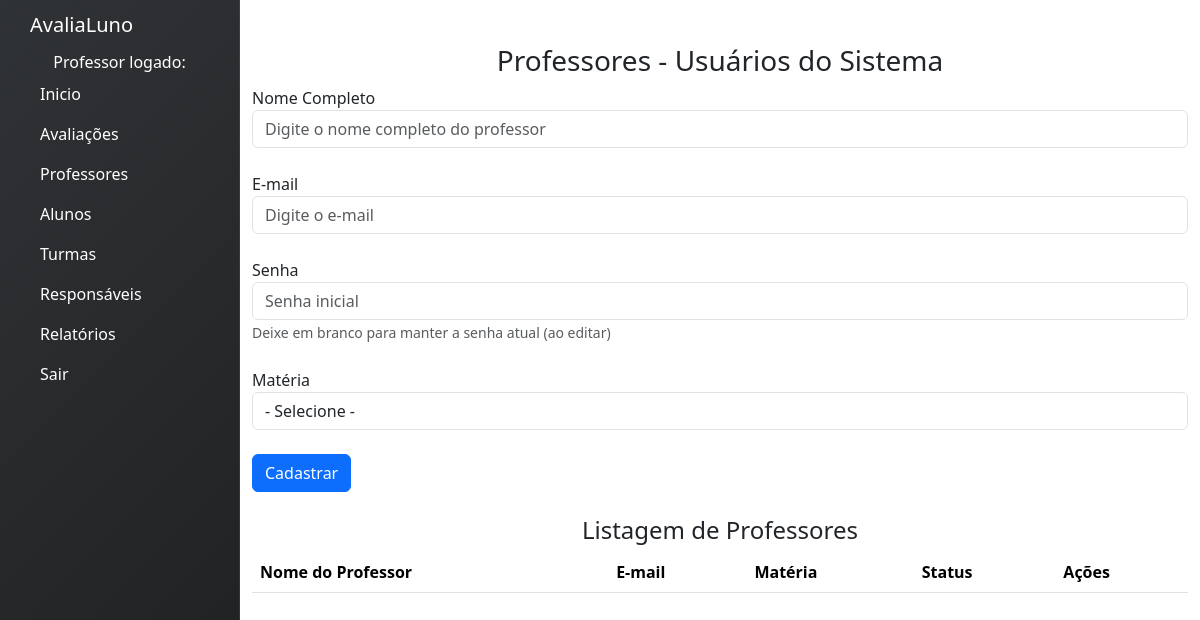
The app's page /professores, older data.
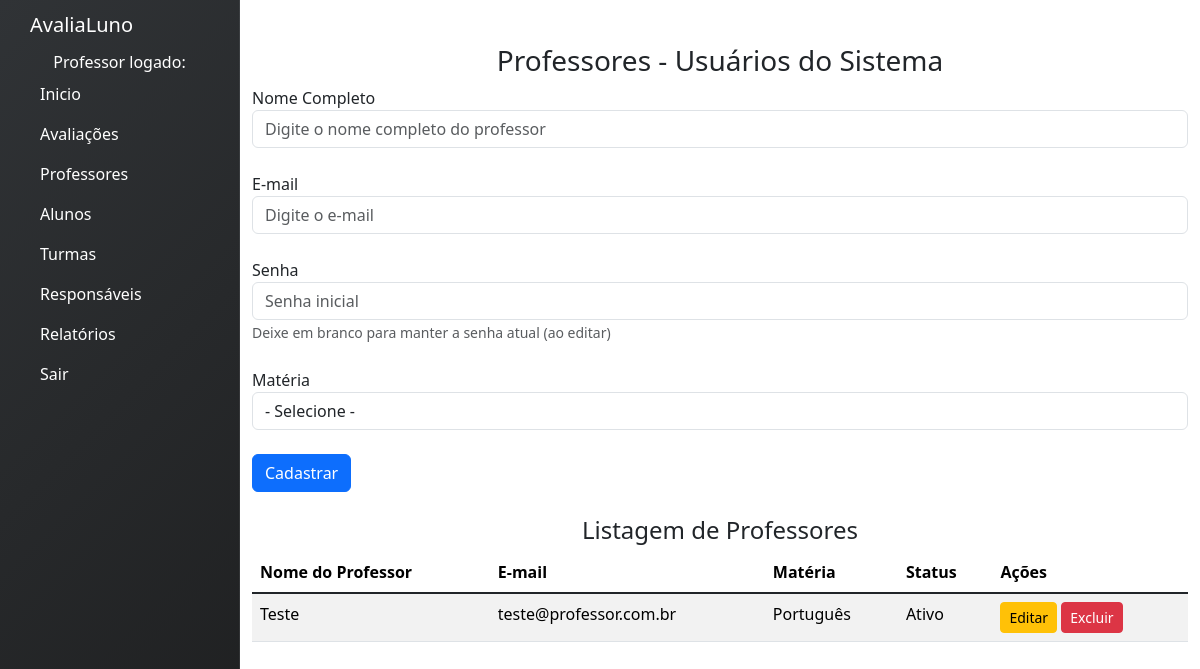
The same page, newer data.
### avaliacoes/models.py (models this page shows, shortened)
class Professor(models.Model):
    MATERIAS_CHOICES = [
        ('Matemática', 'Matemática'),
        ('Português', 'Português'),
        ('História', 'História'),
        ('Geografia', 'Geografia'),
        ('Física', 'Física'),
        ('Química', 'Química'),
        ('Biologia', 'Biologia'),
    ]
    user = models.OneToOneField(User, on_delete=models.CASCADE)
    materia = models.CharField(max_length=50, choices=MATERIAS_CHOICES)
    class Meta:
        verbose_name = "Professor"
        verbose_name_plural = "Professores" # Define o nome plural personalizado

### avaliacoes/views.py (the view, shortened to what this page needs)
# urls.py: path('professores', views.professores, name='professores'),
def professores(request):
    lista_professores = Professor.objects.select_related('user').all()
    return render(request, 'professores.html', {'lista_professores': lista_professores})

### avaliacoes/templates/professores.html (shortened to what this page needs)
{% extends 'base.html' %}
{% block content %}
<h3><center> Professores - Usuários do Sistema </center></h3>
<form action="" method="POST">
  <div class="form-group">
    <label>Nome Completo</label>
    <input type="text" name="nome" id="nome" class="form-control" placeholder="Digite o nome completo do professor" required>
  </div>
  <br>
  <div class="form-group">
    <label>E-mail</label>
    <input type="email" name="email" id="email" class="form-control" placeholder="Digite o e-mail">
  </div>
  <br>
  <div class="form-group">
    <label>Senha</label>
    <input type="password" name="senha" id="senha" class="form-control" placeholder="Senha inicial" id="senhaInput">
    <small class="form-text text-muted">Deixe em branco para manter a senha atual (ao editar)</small>
  </div>
  <br>
  <div class="form-group">
    <label>Matéria</label>
    <select name="materia" id="materia" class="form-control" required>
      <option value=""> - Selecione - </option>
    </select>
  </div>
  <br>
  <input type="submit" name="salvar_professor" id="btnSalvar" value="Cadastrar" class="btn btn-primary">
</form>
<br>
<div><center><h4>Listagem de Professores</h4></center></div>
<div class="table-wrapper-scroll-y my-custom-scrollbar">
  <table class="table table-striped mb-1">
      <thead>
          <tr>
              <th scope="col">Nome do Professor</th>
              <th scope="col">E-mail</th>
              <th scope="col">Matéria</th>
              <th scope="col">Status</th>
              <th scope="col">Ações</th>
          </tr>
      </thead>
          {% for professor in lista_professores %}
          <tbody>
              <tr>
                  <td>{{ professor.user.get_full_name }}</td>
                  <td>{{ professor.user.email }}</td>
                  <td>{{ professor.materia}}</td>
                  {% if professor.user.is_active %}
                  <td>Ativo</td>
                  {% else %}
                  <td>Inativo</td>
                  {% endif %}
                  <td>
                    <button class="btn btn-sm btn-warning"
                      onclick="editarProfessor(
                        '{{ professor.id }}',
                        '{{ professor.user.get_full_name }}',
                        '{{ professor.user.email }}',
                        '{{ professor.materia }}'
                      )">
                      Editar
                    </button>
                    <button class="btn btn-sm btn-danger"
                      onclick="abrirModalExcluir('{{ professor.id }}')">
                      Excluir
                    </button>
                  </td>
              </tr>
          </tbody>
          {% endfor %}
  </table>
</div>
{% endblock %}

Row changes from the older to the newer data that the page shows:
added Professor: user.get_full_name "Teste", user.email "teste@professor.com.br", materia "Português", shows "Ativo"
